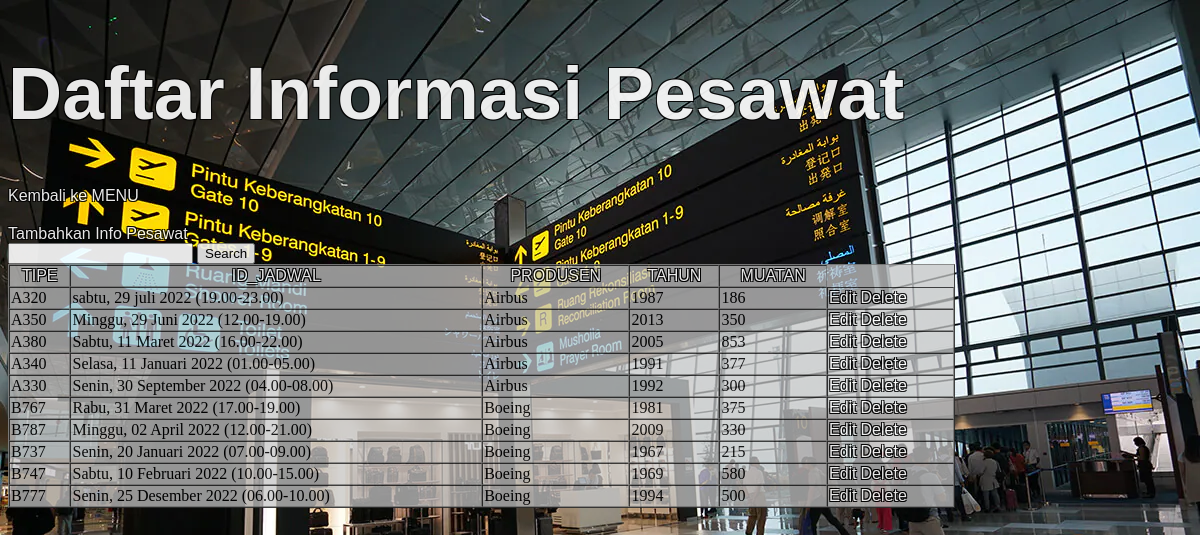
Screenshot of /pesawat.php?orderby=PRODUSEN&pos=ASC with the database file from the repository.
### tables this page shows
CREATE TABLE `pesawat` (
  `TIPE` varchar(50) NOT NULL,
  `ID_JADWAL` varchar(50) NOT NULL,
  `PRODUSEN` varchar(50) NOT NULL,
  `TAHUN` int(50) NOT NULL,
  `MUATAN` int(50) NOT NULL
);

### pesawat.php (the view, shortened to what this page needs)
<?php
include_once ("config.php");
if(isset($_GET['search'])){
    $search = $_GET['search'];
    $search = strtolower($search);
}else $search = '';
if(isset($_GET['orderby']) and isset($_GET['pos'])){
    $orderby = $_GET['orderby'];
    $pos = $_GET['pos'];
    $result = mysqli_query($mysqli, "SELECT * FROM pesawat ORDER BY $orderby $pos");
}else{
    $pos = '';
    $orderby = '';
    $result = mysqli_query($mysqli, "SELECT * FROM pesawat");
}
?>
<!DOCTYPE html>
<html>
    <head>
        <link rel="stylesheet" href="style.css">
</head>
<body>
    <h1>Daftar Informasi Pesawat</h1>
<a href="index.php">Kembali ke MENU</a>
<a href="addPesawat.php">Tambahkan Info Pesawat</a>
    <form action="pesawat.php" method="get">
        <input type="text" name="search">
        <input type="submit" value="Search">
    </form>
    <table width='80%' border=1 cellpanding='10' cellspacing='0'>
<tr>
    <th><?php
        if($pos=='ASC' and $orderby=='TIPE') {
            echo '<a href="pesawat.php?orderby=TIPE&pos=DESC">TIPE</a>';
        }else {
            echo '<a href="pesawat.php?orderby=TIPE&pos=ASC">TIPE</a>';
        }
        ?></th>
    <th><?php
        if($pos=='ASC' and $orderby=='ID_JADWAL') {
            echo '<a href="pesawat.php?orderby=ID_JADWAL&pos=DESC">ID_JADWAL</a>';
        }else {
            echo '<a href="pesawat.php?orderby=ID_JADWAL&pos=ASC">ID_JADWAL</a>';
        }
        ?></th>
    <th><?php
        if($pos=='ASC' and $orderby=='PRODUSEN') {
            echo '<a href="pesawat.php?orderby=PRODUSEN&pos=DESC">PRODUSEN</a>';
        }else {
            echo '<a href="pesawat.php?orderby=PRODUSEN&pos=ASC">PRODUSEN</a>';
        }
        ?></th>
    <th><?php
        if($pos=='ASC' and $orderby=='TAHUN') {
            echo '<a href="pesawat.php?orderby=TAHUN&pos=DESC">TAHUN</a>';
        }else {
            echo '<a href="pesawat.php?orderby=TAHUN&pos=ASC">TAHUN</a>';
        }
        ?></th>
    <th><?php
        if($pos=='ASC' and $orderby=='MUATAN') {
            echo '<a href="pesawat.php?orderby=MUATAN&pos=DESC">MUATAN</a>';
        }else {
            echo '<a href="pesawat.php?orderby=MUATAN&pos=ASC">MUATAN</a>';
        }
        ?></th>
</tr>
<?php
while ($item = mysqli_fetch_array($result)) {
        if($search == ''){
            echo "<tr>";
            echo "<td>".$item ['TIPE']."</td>";
            echo "<td>".$item ['ID_JADWAL']."</td>";
            echo "<td>".$item ['PRODUSEN']."</td>";
            echo "<td>".$item ['TAHUN']."</td>";
            echo "<td>".$item ['MUATAN']."</td>";
            echo "<td><a href='editPesawat.php?edit1=".$item['TIPE']."&edit2=".$item['TAHUN']."'>Edit</a>
            <a href='deletePesawat.php?tipe=".$item['TIPE']."&tahun=".$item['TAHUN']."'>Delete</a>
            </td></tr>";
        }
    }
    ?>
</table>
</body>
</html>

### style.css (style rules this page uses)
html { background: url(img/loginBackground.webp) no-repeat center center fixed; -webkit-background-size: cover; -moz-background-size: cover; -o-background-size: cover; background-size: cover; opacity: 0.9; }
h1 { font-size: 75px; font-family: 'Franklin Gothic Medium', 'Arial Narrow', Arial, sans-serif; font-weight: bold; color: white; text-shadow: -1px -1px 0 #000, 1px -1px 0 #000, -1px 1px 0 #000, 1px 1px 0 #000; }
a { color:white; text-decoration: none; font-family: 'Franklin Gothic Medium', 'Arial Narrow', Arial, sans-serif; font-weight:normal; text-shadow: -1px -1px 0 #000, 1px -1px 0 #000, -1px 1px 0 #000, 1px 1px 0 #000; }
table { background-color: rgba(197, 198, 199, 0.829); }

### rows the page displays
pesawat: TIPE "A320", ID_JADWAL "sabtu, 29 juli 2022 (19.00-23.00)", PRODUSEN "Airbus", TAHUN "1987", MUATAN "186"
pesawat: TIPE "A350", ID_JADWAL "Minggu, 29 Juni 2022 (12.00-19.00)", PRODUSEN "Airbus", TAHUN "2013", MUATAN "350"
pesawat: TIPE "A380", ID_JADWAL "Sabtu, 11 Maret 2022 (16.00-22.00)", PRODUSEN "Airbus", TAHUN "2005", MUATAN "853"
pesawat: TIPE "A340", ID_JADWAL "Selasa, 11 Januari 2022 (01.00-05.00)", PRODUSEN "Airbus", TAHUN "1991", MUATAN "377"
pesawat: TIPE "A330", ID_JADWAL "Senin, 30 September 2022 (04.00-08.00)", PRODUSEN "Airbus", TAHUN "1992", MUATAN "300"
pesawat: TIPE "B767", ID_JADWAL "Rabu, 31 Maret 2022 (17.00-19.00)", PRODUSEN "Boeing", TAHUN "1981", MUATAN "375"
pesawat: TIPE "B787", ID_JADWAL "Minggu, 02 April 2022 (12.00-21.00)", PRODUSEN "Boeing", TAHUN "2009", MUATAN "330"
pesawat: TIPE "B737", ID_JADWAL "Senin, 20 Januari 2022 (07.00-09.00)", PRODUSEN "Boeing", TAHUN "1967", MUATAN "215"
pesawat: TIPE "B747", ID_JADWAL "Sabtu, 10 Februari 2022 (10.00-15.00)", PRODUSEN "Boeing", TAHUN "1969", MUATAN "580"
pesawat: TIPE "B777", ID_JADWAL "Senin, 25 Desember 2022 (06.00-10.00)", PRODUSEN "Boeing", TAHUN "1994", MUATAN "500"
